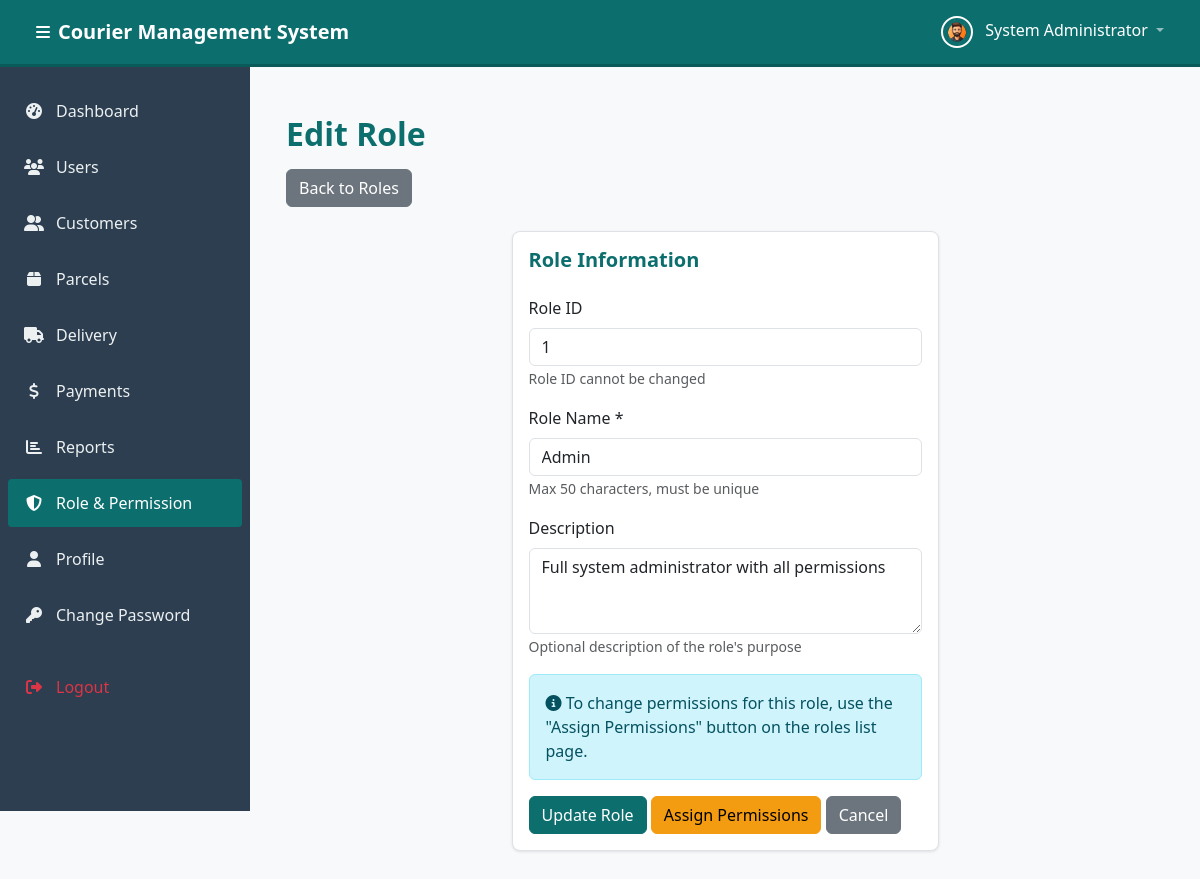
Screenshot of /modules/roles/edit.php?id=1 (signed in) with the database file from the repository.
### tables this page shows
CREATE TABLE `roles` (
  `id` int(11) NOT NULL,
  `role_name` varchar(50) NOT NULL,
  `description` varchar(255) DEFAULT NULL,
  `created_at` timestamp NOT NULL DEFAULT current_timestamp()
);

### modules/roles/edit.php (the view, shortened to what this page needs)
<?php
require_once '../../config/db.php';
$roleId = $_GET['id'] ?? 0;
try {
    $stmt = $pdo->prepare("SELECT * FROM roles WHERE id = :id");
    $stmt->execute(['id' => $roleId]);
    $role = $stmt->fetch();
} catch (PDOException $e) {
    error_log("Fetch Role Error: " . $e->getMessage());
    setFlashMessage('error', 'An error occurred while loading role data.');
    header('Location: ' . BASE_URL . 'modules/roles/list.php');
    exit;
}
$roleName = $_POST['role_name'] ?? $role['role_name'];
$description = $_POST['description'] ?? $role['description'];
require_once '../../includes/header.php';
?>
<div class="container-fluid py-4">
    <div class="row mb-4">
        <div class="col-12">
            <h2 class="page-title">Edit Role</h2>
            <a href="<?php echo BASE_URL; ?>modules/roles/list.php" class="btn btn-secondary">Back to Roles</a>
        </div>
    </div>
    <div class="row justify-content-center">
        <div class="col-lg-6">
            <div class="card">
                <div class="card-body">
                    <h5 class="card-title mb-4">Role Information</h5>
                    <form method="POST" id="editRoleForm">
                        <div class="mb-3">
                            <label for="role_id" class="form-label">Role ID</label>
                            <input type="text" class="form-control" id="role_id" value="<?php echo $role['id']; ?>" readonly>
                            <small class="text-muted">Role ID cannot be changed</small>
                        </div>
                        <div class="mb-3">
                            <label for="role_name" class="form-label">Role Name *</label>
                            <input type="text" class="form-control" id="role_name" name="role_name"
                                   value="<?php echo htmlspecialchars($roleName); ?>" required maxlength="50">
                            <small class="text-muted">Max 50 characters, must be unique</small>
                        </div>
                        <div class="mb-3">
                            <label for="description" class="form-label">Description</label>
                            <textarea class="form-control" id="description" name="description" rows="3"><?php echo htmlspecialchars($description); ?></textarea>
                            <small class="text-muted">Optional description of the role's purpose</small>
                        </div>
                        <div class="mb-3">
                            <div class="alert alert-info">
                                <i class="fas fa-info-circle"></i>
                                To change permissions for this role, use the "Assign Permissions" button on the roles list page.
                            </div>
                        </div>
                        <button type="submit" class="btn btn-primary">Update Role</button>
                        <a href="<?php echo BASE_URL; ?>modules/roles/assign-permissions.php?role_id=<?php echo $role['id']; ?>" class="btn btn-warning">Assign Permissions</a>
                        <a href="<?php echo BASE_URL; ?>modules/roles/list.php" class="btn btn-secondary">Cancel</a>
                    </form>
                </div>
            </div>
        </div>
    </div>
</div>
<?php require_once '../../includes/footer.php'; ?>

### assets/css/style.css (style rules this page uses)
:root { --accent-color: #0d6e6e; --accent-hover: #0a5a5a; --sidebar-bg: #2c3e50; --sidebar-text: #ecf0f1; --bg-light: #f8f9fa; --text-dark: #333333; --text-muted: #6c757d; --border-color: #dee2e6; }
body { font-family: 'Segoe UI', Tahoma, Geneva, Verdana, sans-serif; background-color: var(--bg-light); color: var(--text-dark); }
.page-title { color: var(--accent-color); font-weight: 600; margin-bottom: 1rem; }
.card { border: 1px solid var(--border-color); border-radius: 8px; box-shadow: 0 1px 3px rgba(0, 0, 0, 0.1); margin-bottom: 1.5rem; }
.card-title { color: var(--accent-color); font-weight: 600; }
.btn-primary { background-color: var(--accent-color); border-color: var(--accent-color); }
.btn-warning { background-color: #f39c12; border-color: #f39c12; }
.alert { border-radius: 6px; }
* { transition: background-color 0.2s ease, border-color 0.2s ease; }

### rows the page displays
roles: id "1", role_name "Admin", description "Full system administrator with all permissions"

### other values shown
SITE_NAME "Courier Management System"
$_SESSION['full_name'] "System Administrator"
